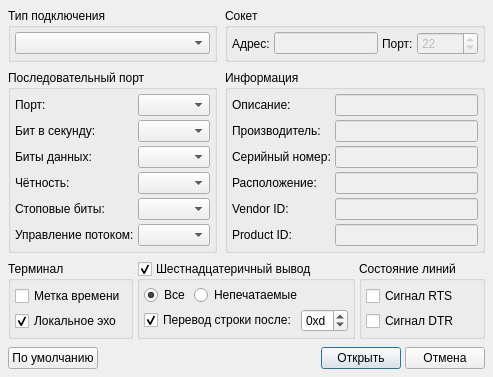
<?xml version="1.0" encoding="UTF-8"?>
<ui version="4.0">
 <class>DialogSettings</class>
 <widget class="QDialog" name="DialogSettings">
  <property name="geometry">
   <rect>
    <x>0</x>
    <y>0</y>
    <width>467</width>
    <height>374</height>
   </rect>
  </property>
  <property name="windowTitle">
   <string>Параметры</string>
  </property>
  <layout class="QGridLayout" name="gridLayout_3" rowstretch="0,0,0,1">
   <property name="leftMargin">
    <number>8</number>
   </property>
   <property name="topMargin">
    <number>8</number>
   </property>
   <property name="rightMargin">
    <number>8</number>
   </property>
   <property name="bottomMargin">
    <number>8</number>
   </property>
   <property name="spacing">
    <number>8</number>
   </property>
   <item row="2" column="0" colspan="2">
    <layout class="QHBoxLayout" name="horizontalLayoutSettings" stretch="0,0,0,1">
     <property name="spacing">
      <number>4</number>
     </property>
     <item>
      <widget class="QGroupBox" name="groupBoxOptions">
       <property name="sizePolicy">
        <sizepolicy hsizetype="Preferred" vsizetype="Expanding">
         <horstretch>0</horstretch>
         <verstretch>0</verstretch>
        </sizepolicy>
       </property>
       <property name="title">
        <string>Терминал</string>
       </property>
       <layout class="QVBoxLayout" name="verticalLayout">
        <property name="spacing">
         <number>4</number>
        </property>
        <property name="leftMargin">
         <number>4</number>
        </property>
        <property name="topMargin">
         <number>4</number>
        </property>
        <property name="rightMargin">
         <number>4</number>
        </property>
        <property name="bottomMargin">
         <number>4</number>
        </property>
        <item>
         <widget class="QCheckBox" name="checkBoxTimeStamp">
          <property name="text">
           <string>Метка времени</string>
          </property>
         </widget>
        </item>
        <item>
         <widget class="QCheckBox" name="checkBoxLocalEcho">
          <property name="text">
           <string>Локальное эхо</string>
          </property>
          <property name="checked">
           <bool>true</bool>
          </property>
         </widget>
        </item>
       </layout>
      </widget>
     </item>
     <item>
      <widget class="QGroupBox" name="groupBoxHexLog">
       <property name="title">
        <string>Шестнадцатеричный вывод</string>
       </property>
       <property name="checkable">
        <bool>true</bool>
       </property>
       <layout class="QVBoxLayout" name="verticalLayout_3">
        <property name="spacing">
         <number>4</number>
        </property>
        <property name="leftMargin">
         <number>4</number>
        </property>
        <property name="topMargin">
         <number>4</number>
        </property>
        <property name="rightMargin">
         <number>4</number>
        </property>
        <property name="bottomMargin">
         <number>4</number>
        </property>
        <item>
         <layout class="QHBoxLayout" name="horizontalLayoutHex" stretch="0,1">
          <property name="spacing">
           <number>4</number>
          </property>
          <item>
           <widget class="QRadioButton" name="radioButtonHexAll">
            <property name="text">
             <string>Все</string>
            </property>
            <property name="checked">
             <bool>true</bool>
            </property>
           </widget>
          </item>
          <item>
           <widget class="QRadioButton" name="radioButtonHexUnprint">
            <property name="text">
             <string>Непечатаемые</string>
            </property>
           </widget>
          </item>
         </layout>
        </item>
        <item>
         <layout class="QHBoxLayout" name="horizontalLayoutLinefeed">
          <property name="spacing">
           <number>4</number>
          </property>
          <item>
           <widget class="QCheckBox" name="checkBoxLinefeed">
            <property name="text">
             <string>Перевод строки после:</string>
            </property>
            <property name="checked">
             <bool>true</bool>
            </property>
           </widget>
          </item>
          <item>
           <widget class="QSpinBox" name="spinBoxLinefeed">
            <property name="prefix">
             <string>0x</string>
            </property>
            <property name="maximum">
             <number>255</number>
            </property>
            <property name="value">
             <number>13</number>
            </property>
            <property name="displayIntegerBase">
             <number>16</number>
            </property>
           </widget>
          </item>
         </layout>
        </item>
       </layout>
      </widget>
     </item>
     <item>
      <widget class="QGroupBox" name="groupBoxOuts">
       <property name="title">
        <string>Состояние линий</string>
       </property>
       <layout class="QVBoxLayout" name="verticalLayout_2">
        <property name="spacing">
         <number>4</number>
        </property>
        <property name="leftMargin">
         <number>4</number>
        </property>
        <property name="topMargin">
         <number>4</number>
        </property>
        <property name="rightMargin">
         <number>4</number>
        </property>
        <property name="bottomMargin">
         <number>4</number>
        </property>
        <item>
         <widget class="QCheckBox" name="checkBoxRts">
          <property name="text">
           <string>Сигнал RTS</string>
          </property>
         </widget>
        </item>
        <item>
         <widget class="QCheckBox" name="checkBoxDtr">
          <property name="text">
           <string>Сигнал DTR</string>
          </property>
         </widget>
        </item>
       </layout>
      </widget>
     </item>
     <item>
      <spacer name="horizontalSpacerSettings">
       <property name="orientation">
        <enum>Qt::Orientation::Horizontal</enum>
       </property>
       <property name="sizeHint" stdset="0">
        <size>
         <width>40</width>
         <height>20</height>
        </size>
       </property>
      </spacer>
     </item>
    </layout>
   </item>
   <item row="0" column="0">
    <widget class="QGroupBox" name="groupBoxType">
     <property name="title">
      <string>Тип подключения</string>
     </property>
     <layout class="QHBoxLayout" name="horizontalLayout_6">
      <property name="spacing">
       <number>4</number>
      </property>
      <property name="leftMargin">
       <number>4</number>
      </property>
      <property name="topMargin">
       <number>4</number>
      </property>
      <property name="rightMargin">
       <number>4</number>
      </property>
      <property name="bottomMargin">
       <number>4</number>
      </property>
      <item>
       <widget class="QComboBox" name="comboBoxType"/>
      </item>
     </layout>
    </widget>
   </item>
   <item row="1" column="1">
    <widget class="QGroupBox" name="groupBoxInfo">
     <property name="title">
      <string>Информация</string>
     </property>
     <layout class="QGridLayout" name="gridLayout">
      <property name="leftMargin">
       <number>4</number>
      </property>
      <property name="topMargin">
       <number>4</number>
      </property>
      <property name="rightMargin">
       <number>4</number>
      </property>
      <property name="bottomMargin">
       <number>4</number>
      </property>
      <property name="spacing">
       <number>4</number>
      </property>
      <item row="1" column="0">
       <widget class="QLabel" name="labelManufacturer">
        <property name="text">
         <string>Производитель:</string>
        </property>
       </widget>
      </item>
      <item row="5" column="0">
       <widget class="QLabel" name="labelPid">
        <property name="text">
         <string>Product ID:</string>
        </property>
       </widget>
      </item>
      <item row="2" column="0">
       <widget class="QLabel" name="labelSerialNumber">
        <property name="text">
         <string>Серийный номер:</string>
        </property>
       </widget>
      </item>
      <item row="3" column="0">
       <widget class="QLabel" name="labelLocation">
        <property name="text">
         <string>Расположение:</string>
        </property>
       </widget>
      </item>
      <item row="0" column="0">
       <widget class="QLabel" name="labelDescription">
        <property name="text">
         <string>Описание:</string>
        </property>
       </widget>
      </item>
      <item row="4" column="0">
       <widget class="QLabel" name="labelVid">
        <property name="text">
         <string>Vendor ID:</string>
        </property>
       </widget>
      </item>
      <item row="0" column="1">
       <widget class="QLineEdit" name="lineEditDescription">
        <property name="enabled">
         <bool>false</bool>
        </property>
        <property name="readOnly">
         <bool>true</bool>
        </property>
       </widget>
      </item>
      <item row="1" column="1">
       <widget class="QLineEdit" name="lineEditManufacturer">
        <property name="enabled">
         <bool>false</bool>
        </property>
        <property name="readOnly">
         <bool>true</bool>
        </property>
       </widget>
      </item>
      <item row="2" column="1">
       <widget class="QLineEdit" name="lineEditSerialNumber">
        <property name="enabled">
         <bool>false</bool>
        </property>
        <property name="readOnly">
         <bool>true</bool>
        </property>
       </widget>
      </item>
      <item row="3" column="1">
       <widget class="QLineEdit" name="lineEditLocation">
        <property name="enabled">
         <bool>false</bool>
        </property>
        <property name="readOnly">
         <bool>true</bool>
        </property>
       </widget>
      </item>
      <item row="4" column="1">
       <widget class="QLineEdit" name="lineEditVid">
        <property name="enabled">
         <bool>false</bool>
        </property>
        <property name="readOnly">
         <bool>true</bool>
        </property>
       </widget>
      </item>
      <item row="5" column="1">
       <widget class="QLineEdit" name="lineEditPid">
        <property name="enabled">
         <bool>false</bool>
        </property>
        <property name="readOnly">
         <bool>true</bool>
        </property>
       </widget>
      </item>
     </layout>
    </widget>
   </item>
   <item row="1" column="0">
    <widget class="QGroupBox" name="groupBoxParameters">
     <property name="title">
      <string>Последовательный порт</string>
     </property>
     <layout class="QGridLayout" name="gridLayout_2">
      <property name="leftMargin">
       <number>4</number>
      </property>
      <property name="topMargin">
       <number>4</number>
      </property>
      <property name="rightMargin">
       <number>4</number>
      </property>
      <property name="bottomMargin">
       <number>4</number>
      </property>
      <property name="spacing">
       <number>4</number>
      </property>
      <item row="4" column="1">
       <widget class="QComboBox" name="comboBoxStopBits">
        <property name="sizePolicy">
         <sizepolicy hsizetype="Preferred" vsizetype="Fixed">
          <horstretch>0</horstretch>
          <verstretch>0</verstretch>
         </sizepolicy>
        </property>
       </widget>
      </item>
      <item row="3" column="0">
       <widget class="QLabel" name="labelParity">
        <property name="text">
         <string>Чётность:</string>
        </property>
       </widget>
      </item>
      <item row="5" column="1">
       <widget class="QComboBox" name="comboBoxFlowControl">
        <property name="sizePolicy">
         <sizepolicy hsizetype="Preferred" vsizetype="Fixed">
          <horstretch>0</horstretch>
          <verstretch>0</verstretch>
         </sizepolicy>
        </property>
       </widget>
      </item>
      <item row="1" column="0">
       <widget class="QLabel" name="labelBaudRate">
        <property name="text">
         <string>Бит в секунду:</string>
        </property>
       </widget>
      </item>
      <item row="5" column="0">
       <widget class="QLabel" name="labelFlowControl">
        <property name="text">
         <string>Управление потоком:</string>
        </property>
       </widget>
      </item>
      <item row="1" column="1">
       <widget class="QComboBox" name="comboBoxBaudRate">
        <property name="sizePolicy">
         <sizepolicy hsizetype="Preferred" vsizetype="Fixed">
          <horstretch>0</horstretch>
          <verstretch>0</verstretch>
         </sizepolicy>
        </property>
       </widget>
      </item>
      <item row="3" column="1">
       <widget class="QComboBox" name="comboBoxParity">
        <property name="sizePolicy">
         <sizepolicy hsizetype="Preferred" vsizetype="Fixed">
          <horstretch>0</horstretch>
          <verstretch>0</verstretch>
         </sizepolicy>
        </property>
       </widget>
      </item>
      <item row="2" column="0">
       <widget class="QLabel" name="labelDataBits">
        <property name="text">
         <string>Биты данных:</string>
        </property>
       </widget>
      </item>
      <item row="4" column="0">
       <widget class="QLabel" name="labelStopBits">
        <property name="text">
         <string>Стоповые биты:</string>
        </property>
       </widget>
      </item>
      <item row="2" column="1">
       <widget class="QComboBox" name="comboBoxDataBits">
        <property name="sizePolicy">
         <sizepolicy hsizetype="Preferred" vsizetype="Fixed">
          <horstretch>0</horstretch>
          <verstretch>0</verstretch>
         </sizepolicy>
        </property>
       </widget>
      </item>
      <item row="0" column="1">
       <widget class="QComboBox" name="comboBoxPort">
        <property name="sizePolicy">
         <sizepolicy hsizetype="Preferred" vsizetype="Fixed">
          <horstretch>0</horstretch>
          <verstretch>0</verstretch>
         </sizepolicy>
        </property>
       </widget>
      </item>
      <item row="0" column="0">
       <widget class="QLabel" name="labelPort">
        <property name="text">
         <string>Порт:</string>
        </property>
       </widget>
      </item>
     </layout>
    </widget>
   </item>
   <item row="0" column="1">
    <widget class="QGroupBox" name="groupBoxSocket">
     <property name="title">
      <string>Сокет</string>
     </property>
     <layout class="QHBoxLayout" name="horizontalLayout_7">
      <property name="spacing">
       <number>4</number>
      </property>
      <property name="leftMargin">
       <number>4</number>
      </property>
      <property name="topMargin">
       <number>4</number>
      </property>
      <property name="rightMargin">
       <number>4</number>
      </property>
      <property name="bottomMargin">
       <number>4</number>
      </property>
      <item>
       <widget class="QLabel" name="labelTcpHost">
        <property name="text">
         <string>Адрес:</string>
        </property>
       </widget>
      </item>
      <item>
       <widget class="QLineEdit" name="lineEditTcpHost">
        <property name="enabled">
         <bool>false</bool>
        </property>
       </widget>
      </item>
      <item>
       <widget class="QLabel" name="labelTcpPort">
        <property name="text">
         <string>Порт:</string>
        </property>
       </widget>
      </item>
      <item>
       <widget class="QSpinBox" name="spinBoxTcpPort">
        <property name="enabled">
         <bool>false</bool>
        </property>
        <property name="maximum">
         <number>65535</number>
        </property>
        <property name="value">
         <number>22</number>
        </property>
       </widget>
      </item>
     </layout>
    </widget>
   </item>
   <item row="3" column="0" colspan="2">
    <layout class="QGridLayout" name="gridLayout_4">
     <property name="spacing">
      <number>4</number>
     </property>
     <item row="1" column="0">
      <widget class="QPushButton" name="pushButtonDefault">
       <property name="text">
        <string>По умолчанию</string>
       </property>
      </widget>
     </item>
     <item row="1" column="3">
      <widget class="QPushButton" name="pushButtonCancel">
       <property name="text">
        <string>Отмена</string>
       </property>
      </widget>
     </item>
     <item row="1" column="1">
      <spacer name="horizontalSpacer">
       <property name="orientation">
        <enum>Qt::Orientation::Horizontal</enum>
       </property>
       <property name="sizeHint" stdset="0">
        <size>
         <width>96</width>
         <height>20</height>
        </size>
       </property>
      </spacer>
     </item>
     <item row="1" column="2">
      <widget class="QPushButton" name="pushButtonOpen">
       <property name="text">
        <string>Открыть</string>
       </property>
       <property name="default">
        <bool>true</bool>
       </property>
      </widget>
     </item>
     <item row="0" column="0" colspan="4">
      <spacer name="verticalSpacer">
       <property name="orientation">
        <enum>Qt::Orientation::Vertical</enum>
       </property>
       <property name="sizeHint" stdset="0">
        <size>
         <width>20</width>
         <height>40</height>
        </size>
       </property>
      </spacer>
     </item>
    </layout>
   </item>
  </layout>
 </widget>
 <resources/>
 <connections/>
</ui>
